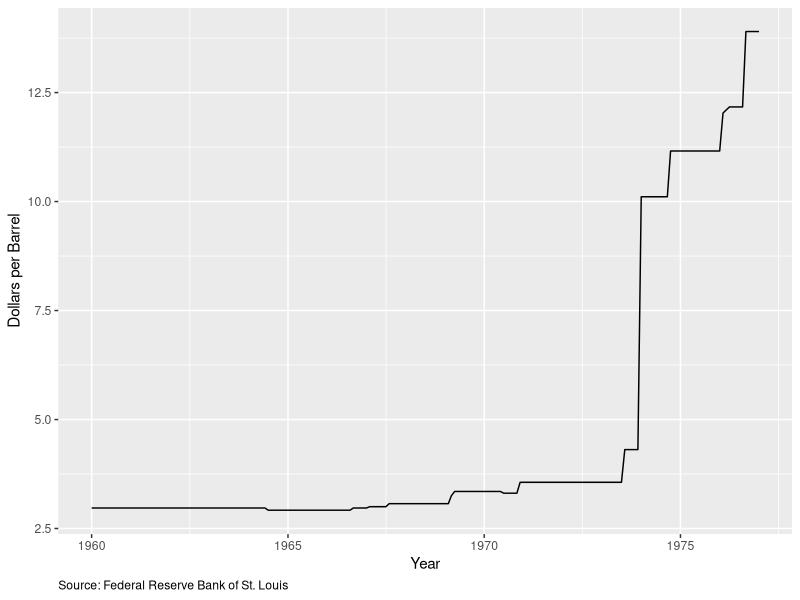

Here is the R script that generated this plot:
## ---- chunk 1
#| echo: false
#| fig-height: 3
#| fig-width: 10
library(readxl)
library(tidyverse)
crudeoil <- read_excel("data/crudeoil.xls", sheet = "Monthly")

crudeoil %>%
  filter(DATE >= '1960-01-01' & DATE <= '1977-01-01') %>% 
  ggplot(aes(x=DATE,y=WTISPLC)) +
    geom_line() +
    xlab("Year") +
    ylab("Dollars per Barrel") +
    labs(caption = "Source: Federal Reserve Bank of St. Louis") +
  theme(plot.caption = element_text(hjust=0))
